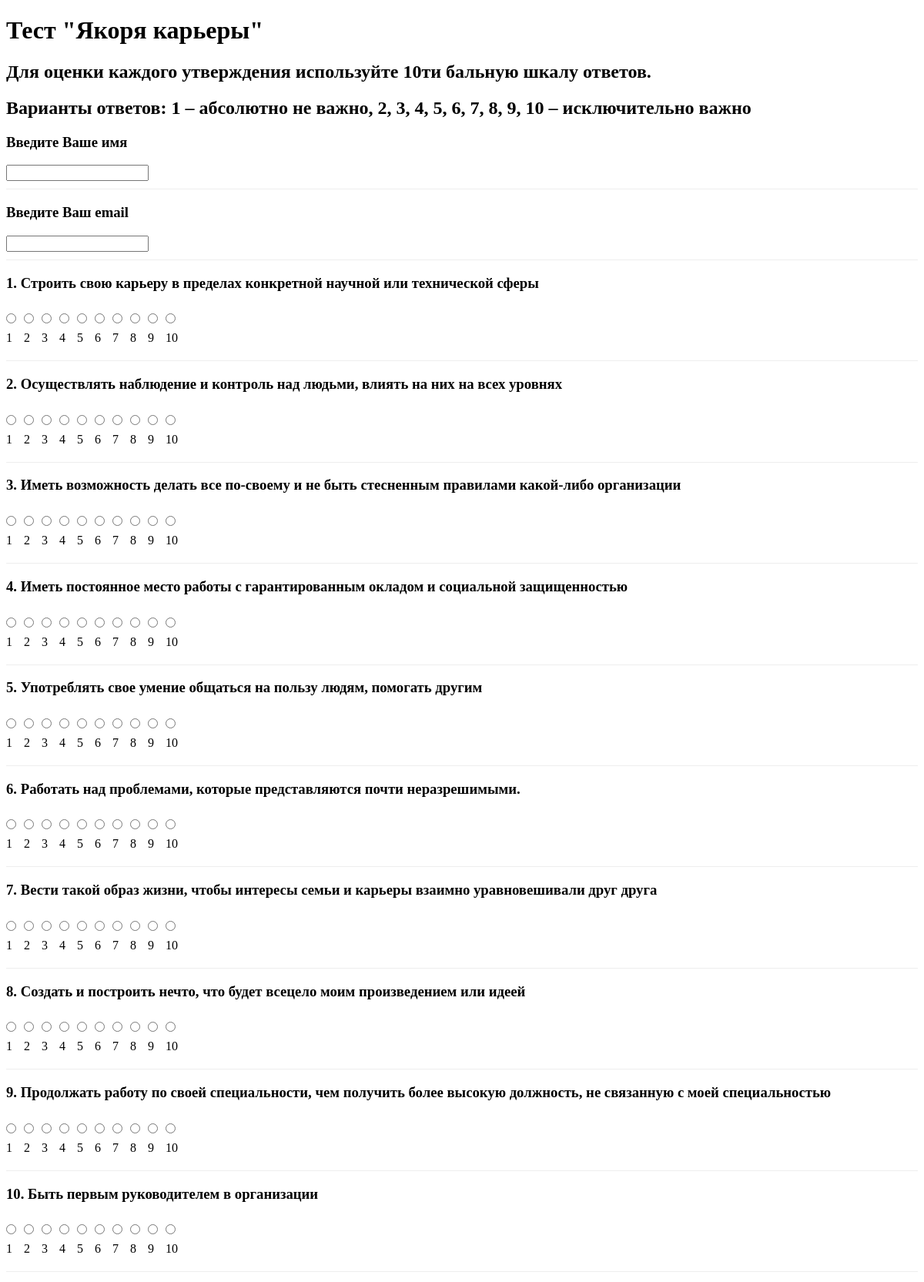
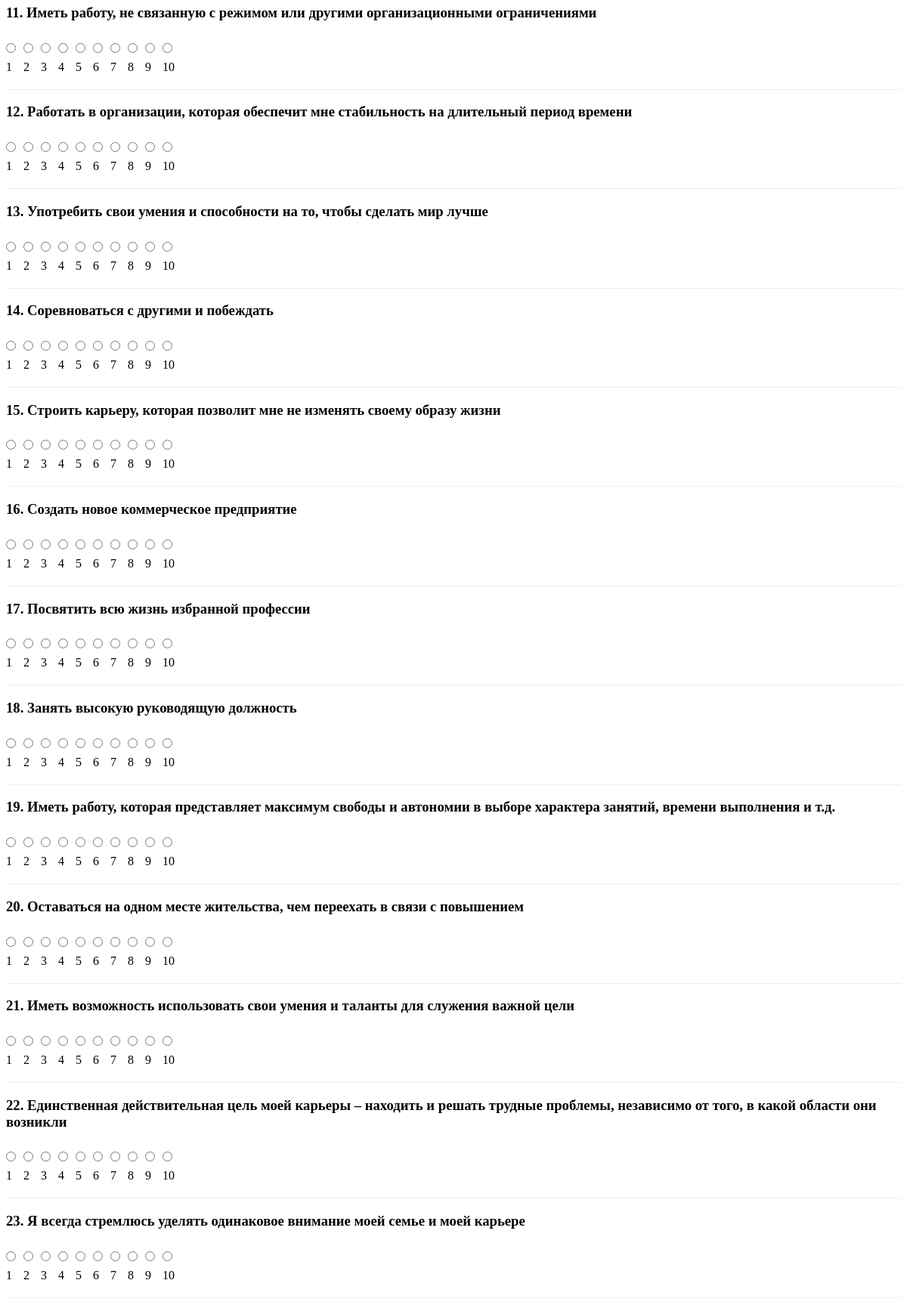
The page / (upper part) on the database its author committed (2 pictures, top to bottom).
### quiz/models.py (models this page shows)
class Question(models.Model):
    question = models.CharField(unique=True, blank=False, null=False)
    anchor = models.ForeignKey("Anchor", on_delete=models.PROTECT)
    quiz = models.ForeignKey("Quiz", on_delete=models.PROTECT)
    class Meta:
        managed = True
        db_table = 'questions'

### quiz/views.py (the view)
# urls.py: path("", view=views.career_anchor, name="careeranchor"),
def career_anchor(request: HttpRequest):
    quiz = Quiz.objects.get(quiz="Якоря карьеры")
    quiz_id = quiz.pk
    questions = Question.objects.filter(quiz_id=quiz_id)
    if request.method == 'POST':
        form = CareerAnchorForm(request.POST, questions=questions)
        if form.is_valid():
            name = form.cleaned_data['name']
            email = form.cleaned_data['email']
            new_user = Users(username=name, email=email)
            try:
                new_user.save()
            except IntegrityError:
                new_user = Users.objects.get(username=name, email=email)
            results = {}
            calc_results = defaultdict(list)
            for question in questions:
                field_name = f'question_{question.pk}'
                answer = Answer(user=new_user, question=question, value=form.cleaned_data[field_name])
                answer.save()
                calc_results[question.anchor.pk].append(form.cleaned_data[field_name])
                for key, values in calc_results.items():
                    values = [int(i) for i in values]
                    key = int(key)
                    anchor = Anchor.objects.get(pk=key).anchor
                    res = round(sum(values) / len(values), 1)
                    results[anchor] = res
            return render(request, 'quiz/survey_results.html', {'results': results})
    else:
        form = CareerAnchorForm(questions=questions)
    return render(request, 'quiz/careeranchor.html', {'form': form})

### quiz/forms.py
class CareerAnchorForm(forms.Form):
    def __init__(self, *args, **kwargs) -> None:
        questions = kwargs.pop('questions', [])
        super().__init__(*args, **kwargs)
        RATING_CHOISES = [(str(rate.value), str(rate.value)) for rate in Importance.objects.all()]
        self.fields["name"] = forms.CharField(
            min_length=1,
            required=True,
            label="Введите Ваше имя",
        )
        self.fields["email"] = forms.CharField(
            min_length=1,
            required=True,
            label="Введите Ваш email",
        )
        for question in questions:
            self.fields[f'question_{question.pk}'] = forms.ChoiceField(
                label=question.question,
                choices=RATING_CHOISES,
                widget=forms.RadioSelect(attrs={'class': 'horizontal-radios'})
            )

### templates/quiz/careeranchor.html (shortened to what this page needs)
<!DOCTYPE html>
<html>
<head>
</head>
<body>
    <h1>Тест "Якоря карьеры"</h1>
    <h2>Для оценки каждого утверждения используйте 10ти бальную шкалу ответов.</h2>
    <h2>Варианты ответов: 1 – абсолютно не важно, 2, 3, 4, 5, 6, 7, 8, 9, 10 – исключительно важно</h2>
    <form method="post">
        {% for field in form %}
            <div class="question">
                <h3>{{ field.label }}</h3>
                {{ field }}
            </div>
        {% endfor %}
    </form>
</body>
</html>

### templates/quiz/careeranchor.html (style rules this page uses)
.horizontal-radios { display: flex; gap: 10px; flex-wrap: wrap; margin: 10px 0; }
.horizontal-radios div { display: flex; align-items: center; }
.question { margin-bottom: 10px; padding-bottom: 10px; border-bottom: 1px solid #eee; }

### rows shown on the page
Question: label "1. Строить свою карьеру в пределах конкретной научной или технической сферы"
Question: label "2. Осуществлять наблюдение и контроль над людьми, влиять на них на всех уровнях"
Question: label "3. Иметь возможность делать все по-своему и не быть стесненным правилами какой-либо организации"
Question: label "4. Иметь постоянное место работы с гарантированным окладом и социальной защищенностью"
Question: label "5. Употреблять свое умение общаться на пользу людям, помогать другим"
Question: label "6. Работать над проблемами, которые представляются почти неразрешимыми."
Question: label "7. Вести такой образ жизни, чтобы интересы семьи и карьеры взаимно уравновешивали друг друга"
Question: label "8. Создать и построить нечто, что будет всецело моим произведением или идеей"
Question: label "9. Продолжать работу по своей специальности, чем получить более высокую должность, не связанную с моей специальностью"
Question: label "10. Быть первым руководителем в организации"
Question: label "11. Иметь работу, не связанную с режимом или другими организационными ограничениями"
Question: label "12. Работать в организации, которая обеспечит мне стабильность на длительный период времени"
Question: label "13. Употребить свои умения и способности на то, чтобы сделать мир лучше"
Question: label "14. Соревноваться с другими и побеждать"
Question: label "15. Строить карьеру, которая позволит мне не изменять своему образу жизни"
Question: label "16. Создать новое коммерческое предприятие"
Question: label "17. Посвятить всю жизнь избранной профессии"
Question: label "18. Занять высокую руководящую должность"
Question: label "19. Иметь работу, которая представляет максимум свободы и автономии в выборе характера занятий, времени выполнения и т.д."
Question: label "20. Оставаться на одном месте жительства, чем переехать в связи с повышением"
Question: label "21. Иметь возможность использовать свои умения и таланты для служения важной цели"
Question: label "22. Единственная действительная цель моей карьеры – находить и решать трудные проблемы, независимо от того, в какой области они возникли"
Question: label "23. Я всегда стремлюсь уделять одинаковое внимание моей семье и моей карьере"

### other values the page prints
{{ field.label }} "Введите Ваше имя" "Введите Ваш email"
